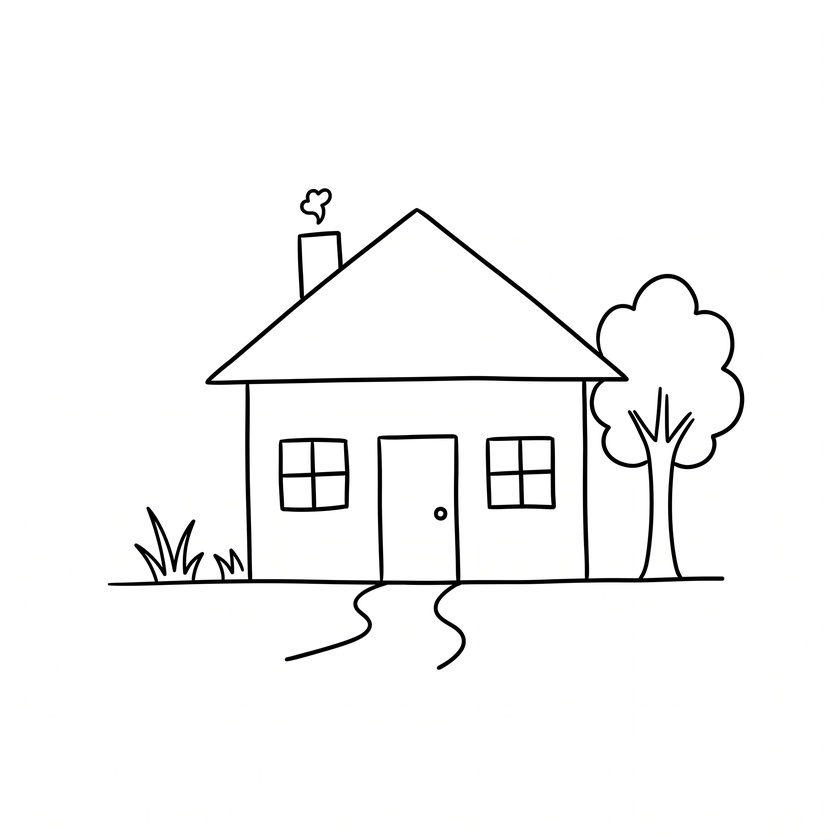
#> input picture images/gemini_sketch.jpeg, 840 x 840 px, shrunk from 2048 x 2048 before the run
$ python image_pathing.py
#> lines starting #> are read from the running program, lines starting #| are printed output that depends on the picture; after the words box and inside, x2 and y2 are one past the last pixel; in counts of white or black regions, pixels touching at a corner belong together
import cv2
import numpy as np
from skimage.morphology import skeletonize
import matplotlib.pyplot as plt


def create_robot_paths(img_path: str) -> np.array:
    """
    Produces an array of arrays, where each array is a pen stroke. Epsilon controls
    the amount of substrokes within each stroke.
    """

    img = cv2.imread(img_path, cv2.IMREAD_GRAYSCALE)
    _, binary = cv2.threshold(img, 127, 1, cv2.THRESH_BINARY_INV)
    skeleton = skeletonize(binary)

    skeleton_img = (skeleton * 255).astype(np.uint8)
    contours, _ = cv2.findContours(skeleton_img, cv2.RETR_LIST, cv2.CHAIN_APPROX_NONE)

    robot_paths = []
    for contour in contours:
        epsilon = 1.0
        approx = cv2.approxPolyDP(contour, epsilon, closed=False)
        points = approx.reshape(-1, 2)
        if len(points) > 5:
            robot_paths.append(points)
    print(f"Success! Extracted {len(robot_paths)} single-stroke paths for the robot.")
    return robot_paths


def plot_robot_paths(robot_paths: np.array) -> None:
    plt.figure(figsize=(8, 8))
    for path in robot_paths:
        x_coords = path[:, 0]
        y_coords = path[:, 1]

        plt.plot(x_coords, y_coords, color='black', linewidth=1)

    # Image coordinates have (0,0) at the top-left,
    # but graphs normally have (0,0) at the bottom-left.
    # We must invert the Y-axis so the drawing isn't upside down!
    plt.gca().invert_yaxis()
    plt.axis('equal')
    plt.title("Robot Path Preview")
    plt.show()

if __name__ == '__main__':
    image_path = input("Enter image path:")
#> the answer given: images/gemini_sketch.jpeg
    robot_paths = create_robot_paths(image_path)
#> in create_robot_paths, `_, binary = cv2.threshold(img, 127, 1, cv2.THRESH_BINARY_INV)`:
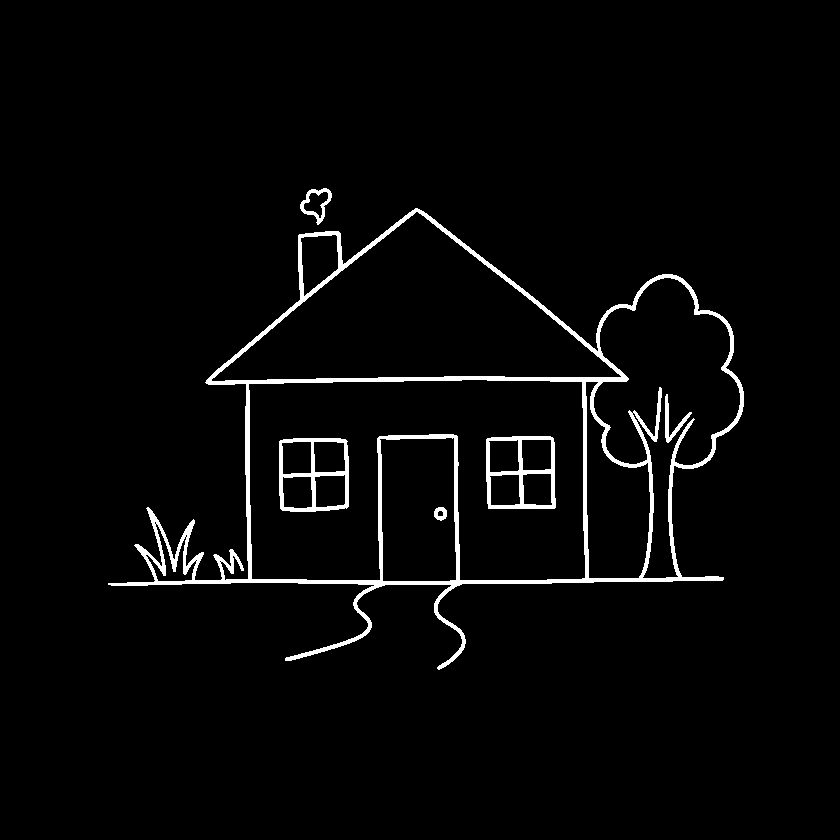
#> binary: shape (840, 840); values 0 (black) and 1 (white), 3% white; 6 white regions, box (x1, y1, x2, y2) and area: (108, 208, 744, 670) 16931, (486, 436, 556, 509) 1593, (279, 438, 349, 512) 1568, (300, 188, 332, 225) 363, (665, 394, 692, 443) 310, (434, 507, 447, 521) 123
#> in create_robot_paths, `skeleton = skeletonize(binary)`:
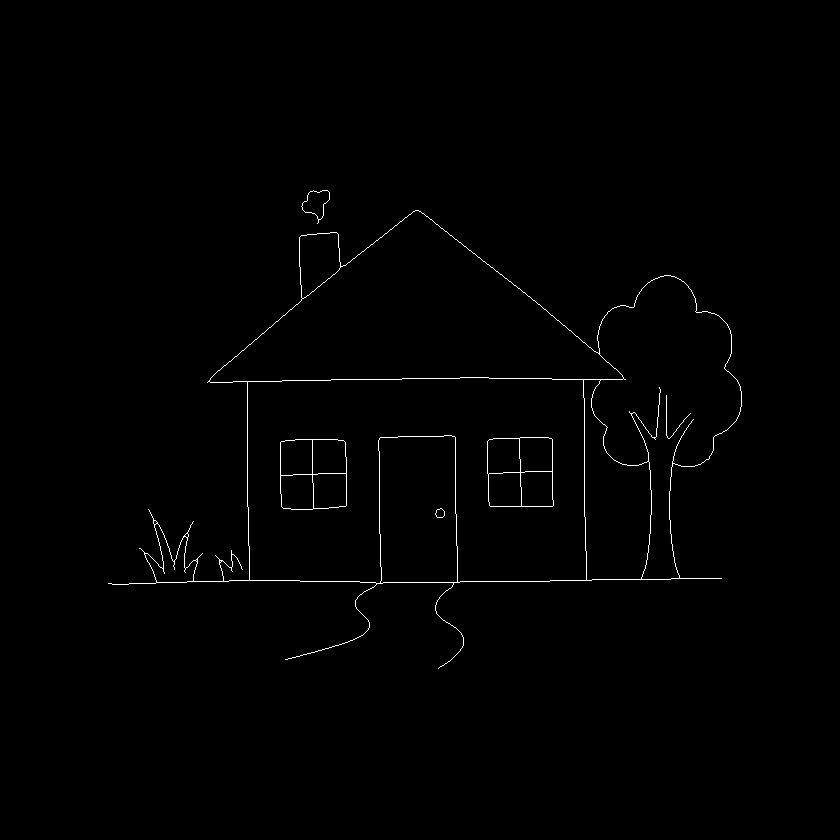
#> skeleton: shape (840, 840) bool; 0.68% white in thin lines or dots, all inside (x1, y1, x2, y2) = (108, 190, 742, 669)
#> in create_robot_paths, `contours, _ = cv2.findContours(skeleton_img, cv2.RETR_LIST, cv2.CHAIN_..`: contours = 27 contours, 5 with area under 20; largest, box (x1, y1, x2, y2) and area: (108, 210, 742, 669) 140378, (247, 377, 587, 584) 56978, (209, 210, 624, 383) 36455, (591, 275, 742, 580) 23654, (378, 435, 458, 584) 11140
#> the loop in create_robot_paths, `for contour in contours:` made 27 passes
#> (contour, points) on passes 1 to 2: ([[219, 561], [220, 560], [221, 561], [220, 562]], [[219, 561], [220, 560], [220, 562]]), ([[195, 560], [196, 559], [197, 560], [196, 561]], [[195, 560], [196, 559], [196, 561]])
#> after the loop in create_robot_paths, `for contour in contours:`: robot_paths = 23 items
#| Success! Extracted 23 single-stroke paths for the robot.
#> robot_paths = 23 items
    #print(robot_paths)
    plot_robot_paths(robot_paths)
#> the loop in plot_robot_paths, `for path in robot_paths:` made 23 passes
#> (x_coords, y_coords) on passes 2 to 7: ([439, 441, 444, 444, 442, 436, 435, 438], [509, 508, 511, 515, 517, 516, 513, 509]), ([440, 436, 435, 437, 442, 444, 444, 441], [508, 510, 514, 517, 517, 515, 511, 508]), ([292, 312, 312, 291, 283, 281, 280, 291], [475, 475, 509, 509, 508, 506, 476, 475]), ([317, 346, 345, 328, 313, 312, 316], [474, 474, 506, 508, 507, 475, 474]), ([502, 520, 520, 489, 488, 501], [473, 473, 506, 505, 474, 473]), ([524, 552, 552, 521, 520, 523], [472, 472, 506, 505, 473, 472])
#> in plot_robot_paths, `plt.show()`:
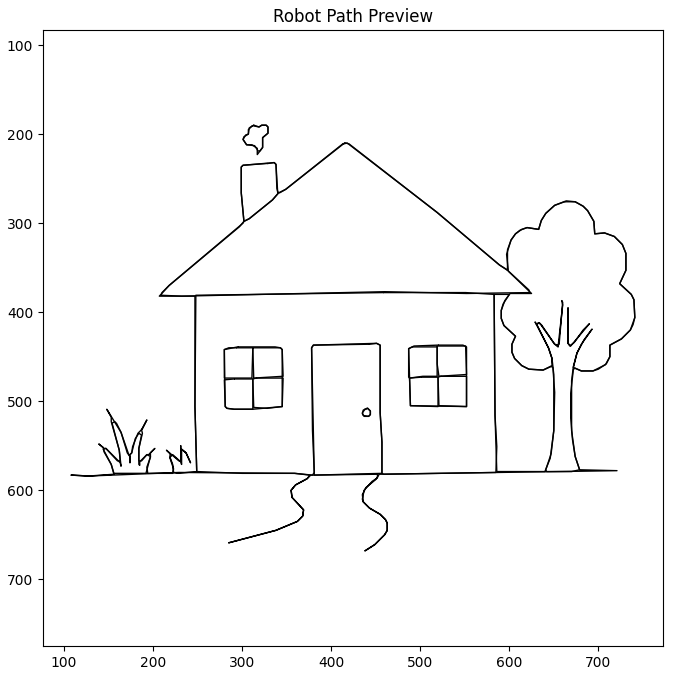
#> figure drawn by matplotlib, 1 panel

$ run again, on images/google_simple_house_0.png
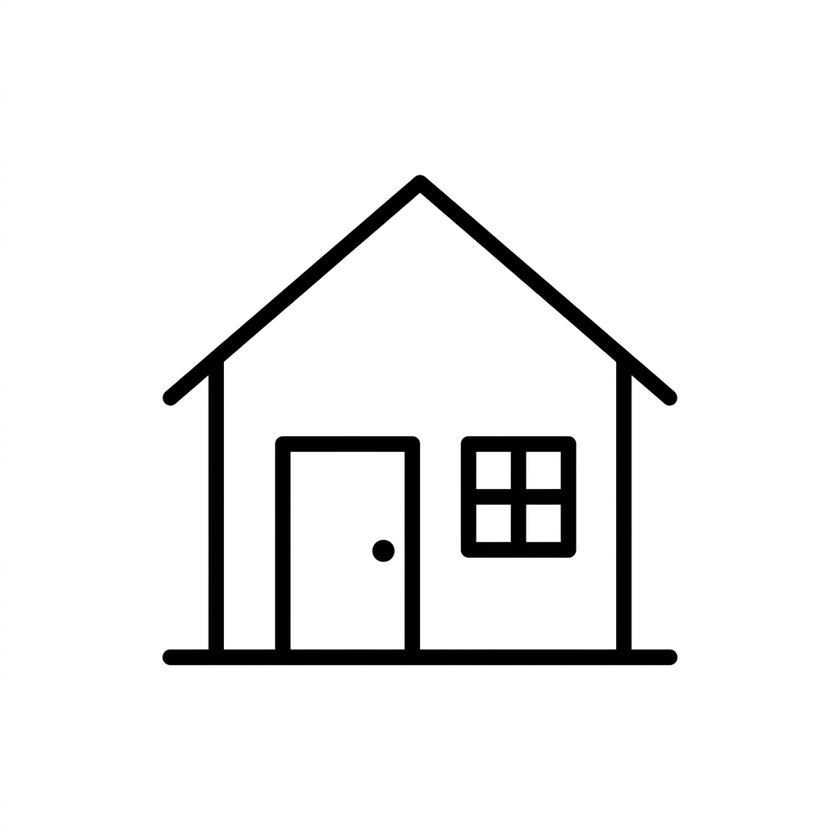
#> input picture images/google_simple_house_0.png, 840 x 840 px, shrunk from 1024 x 1024 before the run
#> in create_robot_paths, `_, binary = cv2.threshold(img, 127, 1, cv2.THRESH_BINARY_INV)`:
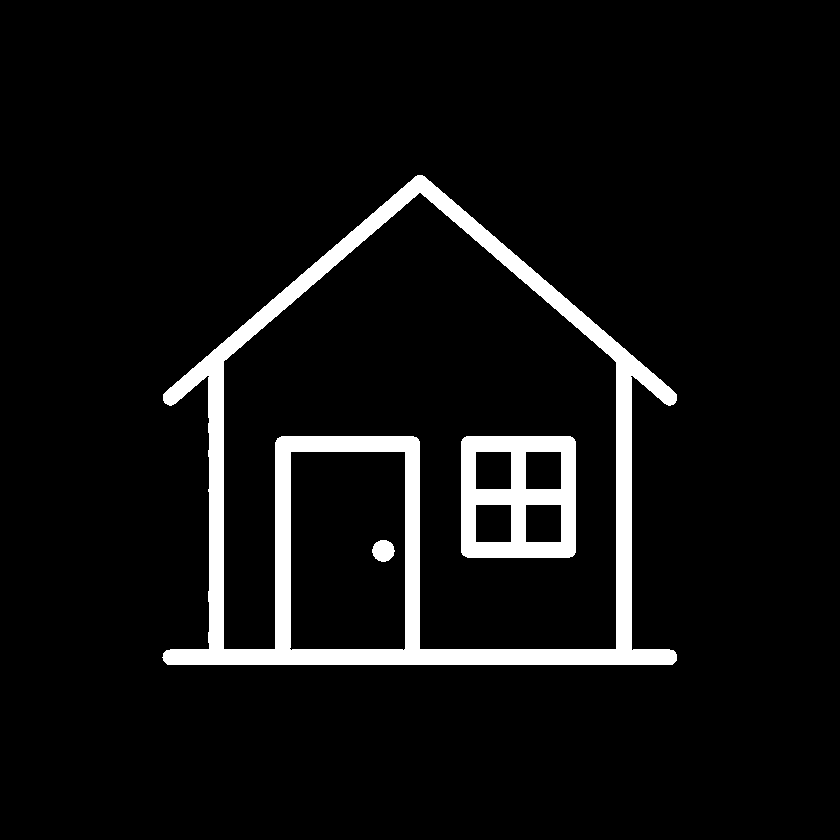
#> binary: shape (840, 840); values 0 (black) and 1 (white), 6.4% white; 3 white regions, box (x1, y1, x2, y2) and area: (162, 175, 677, 665) 35749, (461, 436, 576, 558) 8799, (372, 540, 395, 562) 385
#> skeleton: shape (840, 840) bool; 0.39% white in thin lines or dots, all inside (x1, y1, x2, y2) = (170, 185, 671, 658)
#> contours = 9 contours, 1 with area under 20; largest, box (x1, y1, x2, y2) and area: (170, 185, 671, 658) 157330, (214, 185, 625, 657) 129626, (282, 443, 413, 658) 27701, (468, 443, 569, 550) 10572, (468, 496, 519, 550) 2644, (518, 496, 569, 550) 2643, (468, 443, 519, 497) 2641, (518, 443, 569, 497) 2639
#> the loop in create_robot_paths, `for contour in contours:` made 9 passes
#> contour on pass 1: [[383, 550], [382, 551], [381, 551], [382, 551]]
#> after the loop in create_robot_paths, `for contour in contours:`: robot_paths = 8 items
#| Success! Extracted 8 single-stroke paths for the robot.
#> the loop in plot_robot_paths, `for path in robot_paths:` made 8 passes
#> (x_coords, y_coords) on passes 1 to 4: ([518, 568, 568, 565, 518, 518], [497, 497, 545, 549, 548, 498]), ([468, 518, 517, 472, 468, 468], [497, 497, 549, 549, 547, 498]), ([518, 562, 567, 567, 518, 518], [444, 443, 445, 496, 495, 445]), ([473, 518, 517, 468, 468, 472], [444, 444, 496, 495, 446, 444])
#> in plot_robot_paths, `plt.show()`:
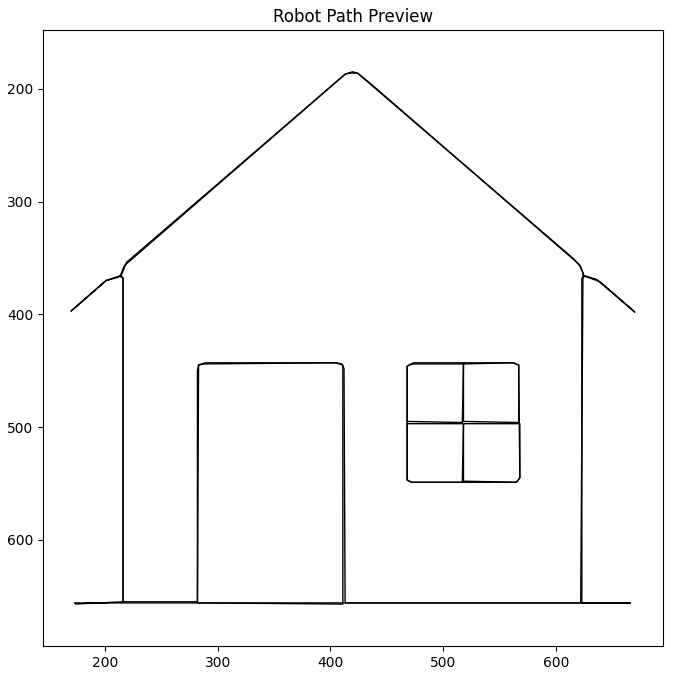
#> figure drawn by matplotlib, 1 panel
